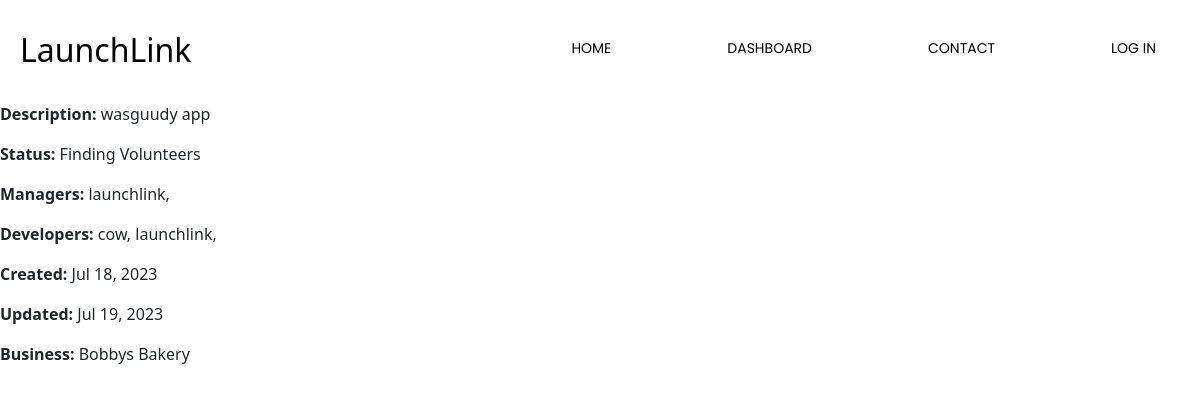
/projects/1, run on the app's committed database.
### projects/models.py (models this page shows, shortened)
class Project(models.Model):
    FINDING_VOLUNTEERS = '1'
    WORKING = '2'
    FINAL_TOUCHES = '3'
    COMPLETED = '4'
    project_status = (
        (FINDING_VOLUNTEERS, 'Finding Volunteers'),
        (WORKING, 'Working'),
        (FINAL_TOUCHES, 'Final Touches'),
        (COMPLETED, 'Completed'),
    )
    project_request = models.ForeignKey(ProjectRequest, on_delete=models.CASCADE, null=True, related_name='project')
    status = models.CharField(max_length=100, choices=project_status, default=FINDING_VOLUNTEERS)
    managers = models.ManyToManyField('accounts.Volunteer', related_name='projects_managed')
    developers = models.ManyToManyField('accounts.Volunteer', related_name='projects_developed')
    created = models.DateTimeField(auto_now_add=True)
    updated = models.DateTimeField(auto_now=True)
    product_link = models.URLField(null=True, blank=True)
    github_link = models.URLField(null=True, blank=True)
    slug = models.SlugField()

class ProjectRequest(models.Model):
    PENDING = "1"
    VERIFIED = "2"
    REJECTED = "3"
    request_status = (
        (PENDING, 'Pending'),
        (VERIFIED, 'Verified'),
        (REJECTED, 'Rejected'),
    )
    title = models.CharField(max_length=100)
    description = models.TextField()
    created = models.DateTimeField(auto_now_add=True)
    updated = models.DateTimeField(auto_now=True)
    is_business = models.BooleanField(default=False)
    business = models.ForeignKey('accounts.Business', on_delete=models.CASCADE, null=True, related_name='requests', default=None, blank=True)
    client = models.ForeignKey('accounts.Client', on_delete=models.CASCADE, null=True, related_name='requests')
    slug = models.SlugField()
    status = models.CharField(max_length=100, choices=request_status, default=PENDING)

### accounts/models.py (models this page shows, shortened)
class Volunteer(models.Model):
    user = models.OneToOneField(User, on_delete=models.CASCADE, related_name='volunteer')
    grade_level = models.IntegerField()
    volunteer_hours = models.IntegerField(default = 0)

class User(AbstractUser):
    first_name = models.CharField(max_length=150)
    last_name = models.CharField(max_length=150)
    username = models.CharField(max_length=150, unique=True)
    email = models.EmailField(max_length=254)
    number = PhoneNumberField(blank=True)
    img = models.ImageField(upload_to='avatars', blank=True, default='accounts/blank_profile.png')
    address = models.CharField(max_length=150)
    is_volunteer = models.BooleanField(default=False)
    is_client = models.BooleanField(default=False)

class Business(models.Model):
    user = models.ForeignKey(Client, on_delete=models.CASCADE, related_name='businesses')
    name = models.CharField(max_length=150)
    description = models.TextField()
    address = models.CharField(max_length=150)

### projects/views.py (the view)
# urls.py: path("<int:project_id>", views.project_view, name="project-view"),
def project_view(request, project_id):
    if Project.objects.filter(id=project_id).exists():
        project = Project.objects.get(id=project_id)
        return render(request, 'projects/project_view.html', {
            'project' : project
        })
    else:
        return redirect('about:home')

### projects/templates/projects/project_view.html (shortened to what this page needs)
{% extends 'about/layout.html' %}
{% block body %}
    <h1>Project:</h1>
    <div class="project">
        <h2>{{ project.project_request.title }}</h2>
        <p>
            <b>Description:</b> {{ project.project_request.description }}
        </p>
        <p>
            <b>Status:</b> {{ project.get_status_display }}
        </p>
        <p>
            <b>Managers:</b>
            {% for manager in project.managers.all %}
            {{ manager.user.username }},
            {% endfor %}
        </p>
        <p>
            <b>Developers:</b>
            {% for developer in project.developers.all %}
            {{ developer.user.username }},
            {% endfor %}
        </p>
        <p>
            <b>Created:</b> {{ project.created|date:"M d, Y" }}
        </p>
        <p>
            <b>Updated:</b> {{ project.updated|date:"M d, Y" }}
        </p>
        {% if project.project_request.business %}
            <p>
                <b>Business:</b> {{ project.project_request.business.name }}
            </p>
        {% else %}
            <p>
                {% if project.project_request.client %}
                    <b>Client:</b> {{ project.project_request.client }}
                {% endif %}
            </p>
        {% endif %}
    </div>
{% endblock body %}

### about/static/about/css/style.css (style rules this page uses)
body { font-family: "Poppins", sans-serif; }

### data on the page
Project: project_request.description "wasguudy app", status "Finding Volunteers", created "Jul 18, 2023", updated "Jul 19, 2023", project_request.business.name "Bobbys Bakery"
Volunteer: user.username "launchlink"
Volunteer: user.username "cow"
